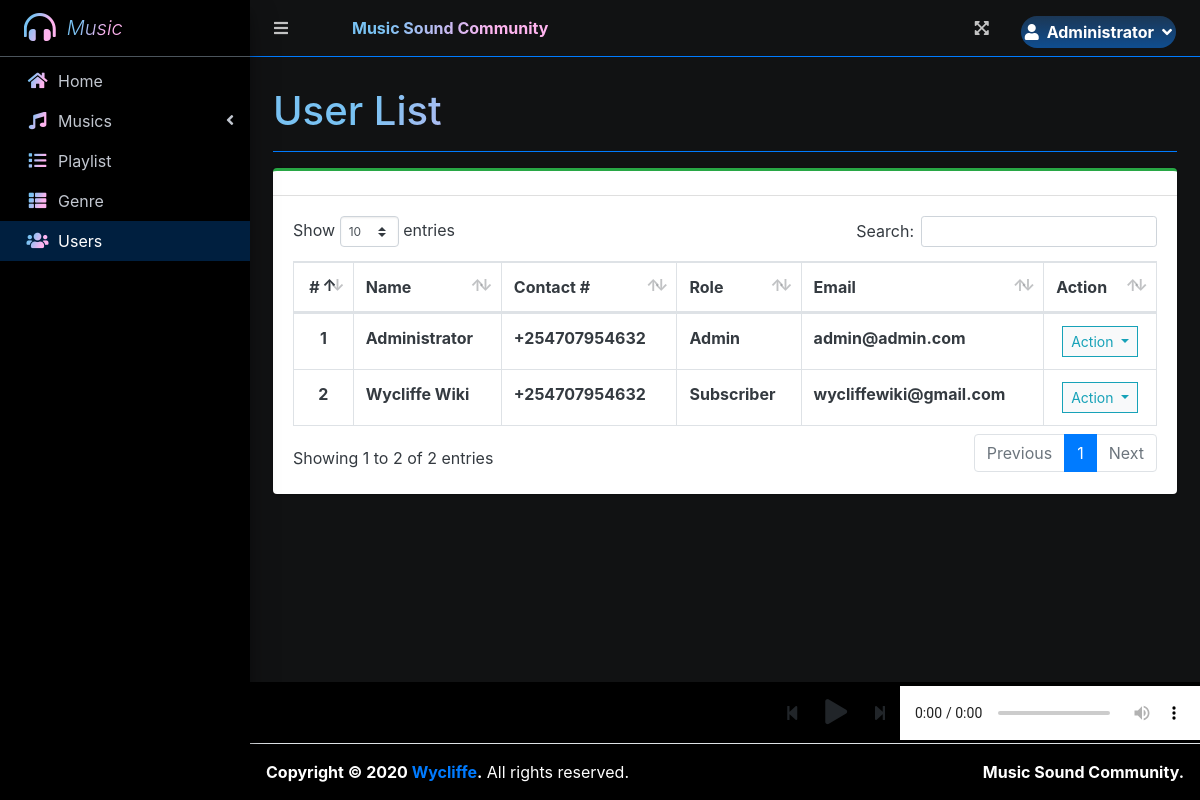
The page /index.php?page=user_list (signed in) on the database its author committed.
### tables this page shows
CREATE TABLE `users` (
  `id` int(30) NOT NULL,
  `firstname` varchar(200) NOT NULL,
  `lastname` varchar(200) NOT NULL,
  `gender` varchar(50) NOT NULL,
  `contact` varchar(50) NOT NULL,
  `address` text NOT NULL,
  `email` varchar(200) NOT NULL,
  `password` text NOT NULL,
  `type` int(1) NOT NULL DEFAULT 2,
  `profile_pic` text NOT NULL,
  `date_created` datetime NOT NULL DEFAULT current_timestamp()
);

### user_list.php (the view, shortened to what this page needs)
<?php include'db_connect.php' ?>
<div class="col-lg-12">
	<div class="card card-outline card-success">
		<div class="card-header">
		</div>
		<div class="card-body">
			<table class="table tabe-hover table-bordered" id="list">
				<thead>
					<tr>
						<th class="text-center">#</th>
						<th>Name</th>
						<th>Contact #</th>
						<th>Role</th>
						<th>Email</th>
						<th>Action</th>
					</tr>
				</thead>
				<tbody>
					<?php
					$i = 1;
					$type = array('',"Admin","Subscriber");
					$qry = $conn->query("SELECT *,concat(firstname,' ',lastname) as name FROM users order by concat(firstname,' ',lastname) asc");
					while($row= $qry->fetch_assoc()):
					?>
					<tr>
						<th class="text-center"><?php echo $i++ ?></th>
						<td><b><?php echo ucwords($row['name']) ?></b></td>
						<td><b><?php echo $row['contact'] ?></b></td>
						<td><b><?php echo $type[$row['type']] ?></b></td>
						<td><b><?php echo $row['email'] ?></b></td>
						<td class="text-center">
							<button type="button" class="btn btn-default btn-sm btn-flat border-info wave-effect text-info dropdown-toggle" data-toggle="dropdown" aria-expanded="true">
		                      Action
		                    </button>
						</td>
					</tr>
				<?php endwhile; ?>
				</tbody>
			</table>
		</div>
	</div>
</div>

### rows shown on the page
users: name "Administrator", contact "+254707954632", type "Admin", email "admin@admin.com"
users: name "Wycliffe Wiki", contact "+254707954632", type "Subscriber", email "wycliffewiki@gmail.com"

### other values the page prints
$_SESSION['login_firstname'] "Administrator"
$title "User List"
